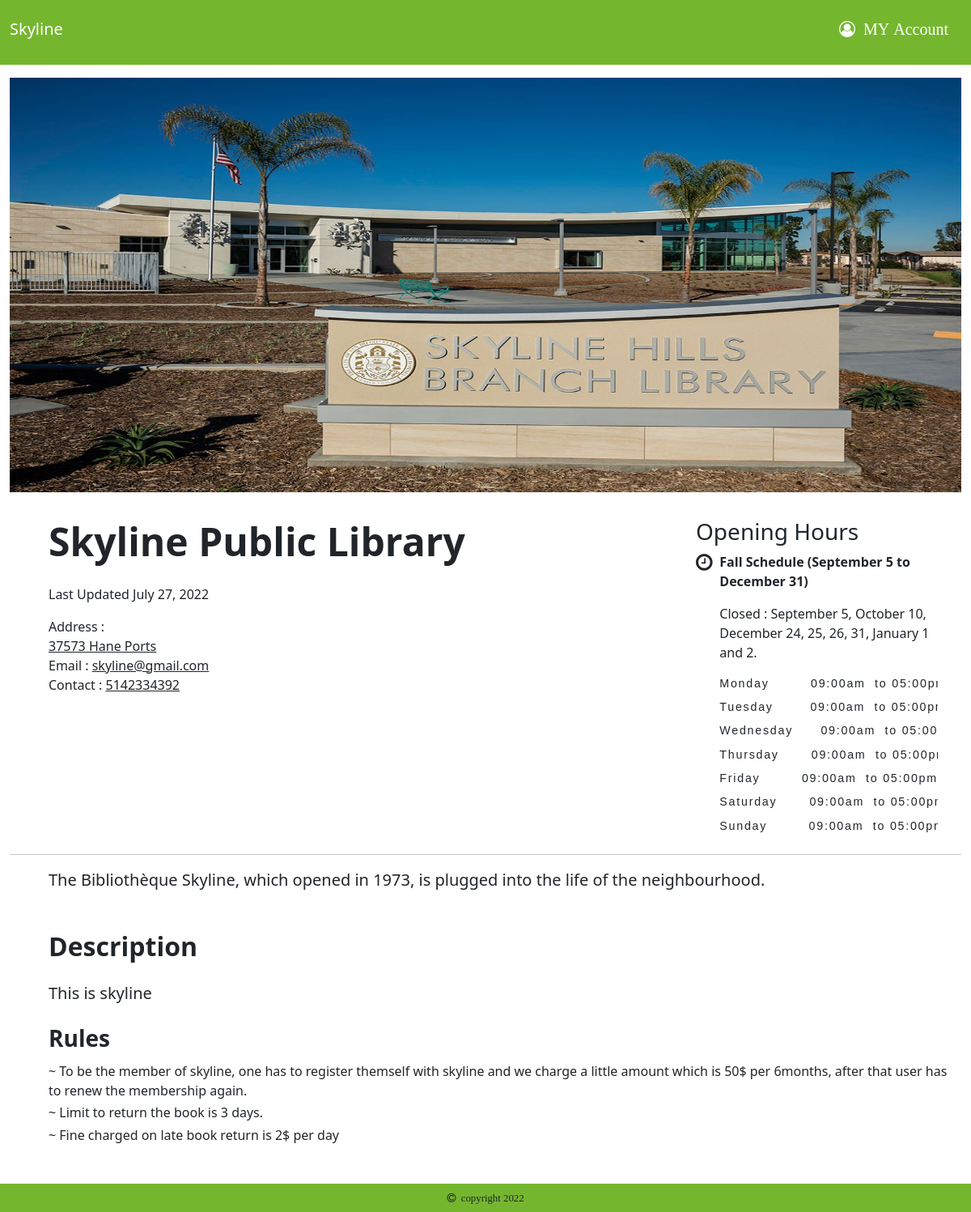
The page / (signed in) on the database its author committed.
### tables this page shows
CREATE TABLE `library_setting` (
  `library_id` int(11) NOT NULL,
  `library_name` varchar(25) NOT NULL,
  `library_address` varchar(255) NOT NULL,
  `library_contact` varchar(10) NOT NULL,
  `library_email` varchar(255) NOT NULL,
  `book_return_day_limit` int(11) NOT NULL,
  `membership_price` float NOT NULL,
  `fine_per_day` float NOT NULL,
  `book_issue_limit` int(11) NOT NULL,
  `opening_time` varchar(25) NOT NULL,
  `closing_time` varchar(25) NOT NULL,
  `library_status` tinyint(1) NOT NULL,
  `important_message` varchar(255) NOT NULL
);

### index.php (the view, shortened to what this page needs)
<?php
  include_once("dbConfig.php");
?>
<!DOCTYPE html>
  <html lang="en">
  <head>
    <link rel="stylesheet" href="https://cdnjs.cloudflare.com/ajax/libs/font-awesome/4.7.0/css/font-awesome.min.css">
  </head>
  <body>
  <nav class="navbar navbar-expand-sm navbar-dark bg-success">
    <div class="container-fluid">
      <a class="navbar-brand h5" href="javascript:void(0)">Skyline</a>
      <div class="collapse navbar-collapse" id="mynavbar">
        <div class="navbar-nav h5">
        <?php
          if(isset($_SESSION["email_id"])){
            ?>
            <a class="nav-link active" href="user/user_dashboard.php"><i class=" nav-link active h5 fa fa-user-circle-o" >&nbsp;&nbsp;MY Account </a></i>
            <?php
          }else{
        ?>
        <a class="nav-link active" href="selectRole.php"><i class=" nav-link active h5 fa fa-user-circle-o" id = 'myAccount' >&nbsp;&nbsp;MY Account </a></i>
            <?php
            }
            ?>
      </div>
      </div>
    </div>
  </nav>
  <div class="container-fluid mt-3">
  <?php
            $query = mysqli_query($mysqli,"SELECT * FROM `library_setting` WHERE library_id = 1");
             while($row = mysqli_fetch_array($query)){
            ?>
   <img class="maxwidth imgscale" src="images/Home_Image.jpg">
   <div class="row">
     <div class="col-sm-6">
       <div class="ms-5">
   <div class="p-3"></div>
   <div class="display-5 h5 fw-bold"><?php echo $row['library_name']; ?></div>
   <div class="p-2"></div>
   <p>Last Updated July 27, 2022</p>
    <a class="nav-link" href="https://en.wikipedia.org/wiki/Montreal">Address :  <br><span class="text-success text-reset"><u>
      <?php
        echo $row['library_address'];
      ?>
    </u></span></a>
    <a class="nav-link">Email : <span class="text-success text-reset"><u>
      <?php
        echo $row['library_email'];
      ?>
    </u></span></a>
    <a class="nav-link">Contact :  <span class="text-success text-reset"><u>
      <?php
        echo $row['library_contact'];
      ?>
    </u></span></a>
  </div>
     </div>
     <div class="col-2"></div>
     <div class="col-sm-4">
      <div class="p-3"></div>
      <div class="ps-5">
       <h3 class="display-7">Opening Hours</h3>
       <div class="row">
        <div class="col-sm-1"><i class="fa fa-clock-o" style="font-size:24px"></i></div>
        <div class="col-sm-10">
       <p class="fw-bolder">Fall Schedule (September 5 to December 31)</p>
       <p>Closed : September 5, October 10, December 24, 25, 26, 31, January 1 and 2.</p>
       <pre class="fontfamilychange">Monday         <?php echo $row['opening_time']; ?>am  to <?php echo $row['closing_time']; ?>pm</pre>
       <pre class="fontfamilychange">Tuesday        <?php echo $row['opening_time']; ?>am  to <?php echo $row['closing_time']; ?>pm</pre>
       <pre class="fontfamilychange">Wednesday      <?php echo $row['opening_time']; ?>am  to <?php echo $row['closing_time']; ?>pm</pre>
       <pre class="fontfamilychange">Thursday       <?php echo $row['opening_time']; ?>am  to <?php echo $row['closing_time']; ?>pm</pre>
       <pre class="fontfamilychange">Friday         <?php echo $row['opening_time']; ?>am  to <?php echo $row['closing_time']; ?>pm</pre>
       <pre class="fontfamilychange">Saturday       <?php echo $row['opening_time']; ?>am  to <?php echo $row['closing_time']; ?>pm</pre>
       <pre class="fontfamilychange">Sunday         <?php echo $row['opening_time']; ?>am  to <?php echo $row['closing_time']; ?>pm</pre>
       </div>
     </div>
       </div>
     </div>
   </div>
   <hr>
   <div class="fw-normal fs-5 ps-5 mt-3">The Bibliothèque Skyline, which opened in 1973, is plugged into the life of the neighbourhood.</div>
   <div class="h2 ps-5 fw-bold">Description</div>
   <p class=" ps-5 mt-4 fs-5 fw-lighter">
    <?php echo $row['important_message']; ?></p>
   <div class="ps-5 mt-4 h3 fw-bold">Rules</div>
   <div class="ps-5 mt-4 fw-lighter">
     <p class="paddingtopminus">~ To be the member of skyline, one has to register themself with skyline and
      we charge a little amount which is <?php echo $row['membership_price']; ?>$ per 6months, after that user has to renew the membership again.
     </p>
     <p class="paddingtopminus">~ Limit to return the book is <?php echo $row['book_issue_limit']; ?> days.</p>
     <p class="paddingtopminus">~ Fine charged on late book return is <?php echo $row['fine_per_day']; ?>$ per day </p>
   </div>
 </div>
  <?php
             }
  ?>
   <div class="copyright fw-light p-2"><i class="fa fa-copyright">&nbsp; copyright 2022</i></div>
  </body>
  </html>

### rows shown on the page
library_setting: library_name "Skyline Public Library", library_address "37573 Hane Ports", library_email "skyline@gmail.com", library_contact "5142334392", opening_time "09:00", closing_time "05:00", important_message "This is skyline", membership_price "50", book_issue_limit "3", fine_per_day "2"
